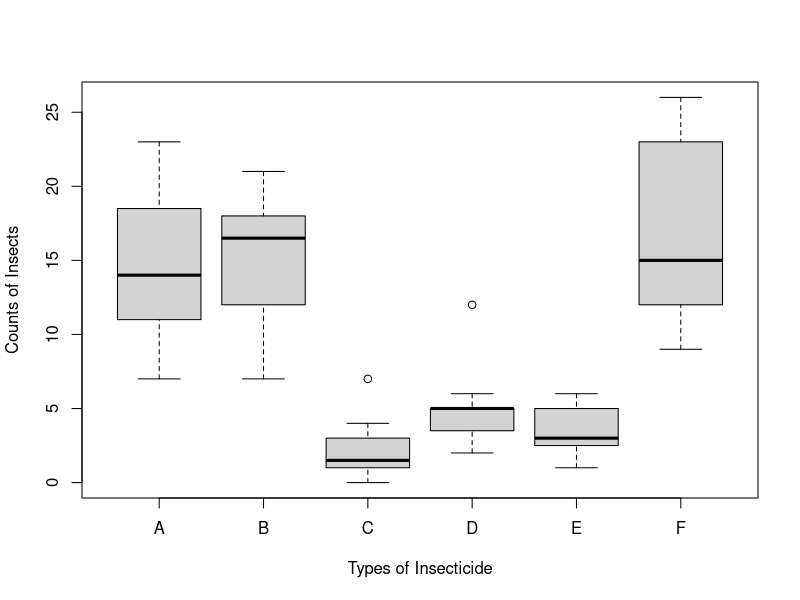
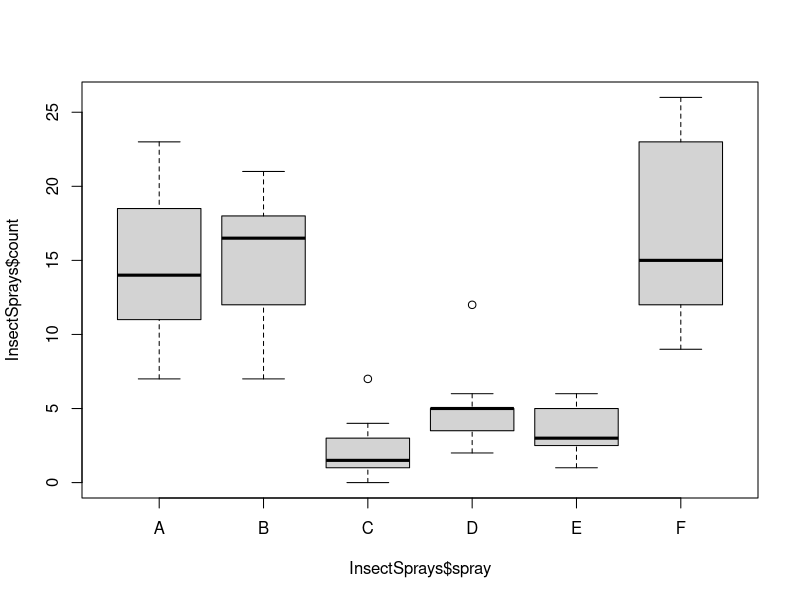
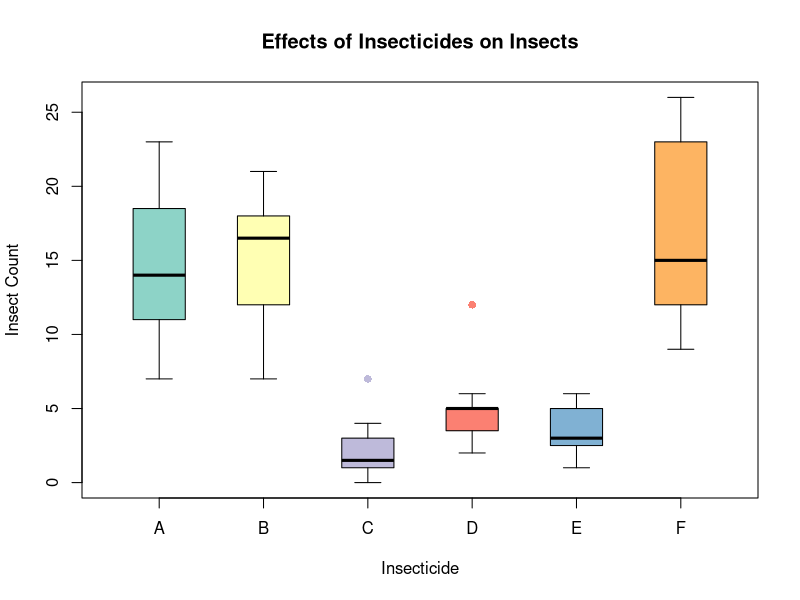

Source code (R) for these figures, in order:
# Association btw quantitative & categorical variables 

?InsectSprays
data("InsectSprays")
str(InsectSprays) # count <- numerical variable  # spray <- categorical 

# R automatically processes data types allowing us to do side-by-side bxpls 
# Boxplot 
plot(count~spray, data=InsectSprays,
     xlab="Types of Insecticide",
     ylab="Counts of Insects")
# From boxplot - looks like most effective insecticide are C,D & E (with C lowest mean for count of insects)

# Run anova to find differences in groups 
anova(lm(count~spray, data = InsectSprays))
# p-val: < 2.2e-16 ***
# indicates the patterns we see in the above plot is quite unlikely to occur purely by chance


# Make more boxplots 
# Straight from the box 
require(MASS)
boxplot(InsectSprays$count ~ InsectSprays$spray)

# Jazz up boxplot with colors
require("RColorBrewer")
boxplot(InsectSprays$count ~ InsectSprays$spray,
        col = brewer.pal(6, "Set3"),
        names = c("A",
                  "B",
                  "C",
                  "D",
                  "E",
                  "F"),
      boxwex = 0.5, # width of box
      whisklty = 1, # whisker line type: 1 = solid line
      outpch = 16, # outlier symbole: 16 = filled circle 
      outcol = brewer.pal(8, "Set3"), # outlier color 
      main = "Effects of Insecticides on Insects",
      xlab = "Insecticide",
      ylab = "Insect Count"
      )

# Clean up 
detach("package:MASS", unload = TRUE)
detach("package:RColorBrewer", unload = TRUE)
rm(list = ls())
